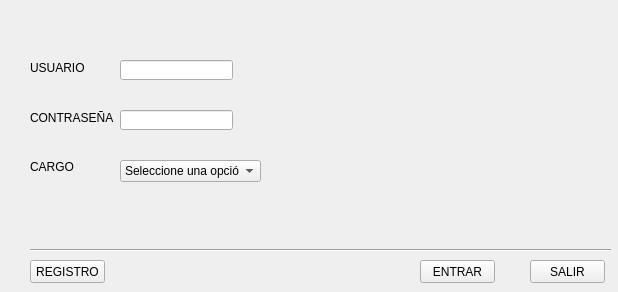
<?xml version="1.0" encoding="UTF-8"?>
<ui version="4.0">
 <class>Form</class>
 <widget class="QWidget" name="Form">
  <property name="geometry">
   <rect>
    <x>0</x>
    <y>0</y>
    <width>618</width>
    <height>292</height>
   </rect>
  </property>
  <property name="windowTitle">
   <string>Ventana de Logeo</string>
  </property>
  <widget class="QPushButton" name="btnSalir">
   <property name="geometry">
    <rect>
     <x>530</x>
     <y>260</y>
     <width>75</width>
     <height>23</height>
    </rect>
   </property>
   <property name="text">
    <string>SALIR</string>
   </property>
  </widget>
  <widget class="QPushButton" name="btnEntrar">
   <property name="geometry">
    <rect>
     <x>420</x>
     <y>260</y>
     <width>75</width>
     <height>23</height>
    </rect>
   </property>
   <property name="text">
    <string>ENTRAR</string>
   </property>
  </widget>
  <widget class="Line" name="line">
   <property name="geometry">
    <rect>
     <x>30</x>
     <y>240</y>
     <width>581</width>
     <height>20</height>
    </rect>
   </property>
   <property name="orientation">
    <enum>Qt::Horizontal</enum>
   </property>
  </widget>
  <widget class="QPushButton" name="btnRegistro">
   <property name="geometry">
    <rect>
     <x>30</x>
     <y>260</y>
     <width>75</width>
     <height>23</height>
    </rect>
   </property>
   <property name="text">
    <string>REGISTRO</string>
   </property>
  </widget>
  <widget class="QLabel" name="label">
   <property name="geometry">
    <rect>
     <x>30</x>
     <y>60</y>
     <width>61</width>
     <height>16</height>
    </rect>
   </property>
   <property name="text">
    <string>USUARIO</string>
   </property>
  </widget>
  <widget class="QLabel" name="label_2">
   <property name="geometry">
    <rect>
     <x>30</x>
     <y>110</y>
     <width>91</width>
     <height>16</height>
    </rect>
   </property>
   <property name="text">
    <string>CONTRASEÑA</string>
   </property>
  </widget>
  <widget class="QLabel" name="label_3">
   <property name="geometry">
    <rect>
     <x>30</x>
     <y>160</y>
     <width>47</width>
     <height>13</height>
    </rect>
   </property>
   <property name="text">
    <string>CARGO</string>
   </property>
  </widget>
  <widget class="QLineEdit" name="lineEdit">
   <property name="geometry">
    <rect>
     <x>120</x>
     <y>60</y>
     <width>113</width>
     <height>20</height>
    </rect>
   </property>
  </widget>
  <widget class="QLineEdit" name="lineEdit_2">
   <property name="geometry">
    <rect>
     <x>120</x>
     <y>110</y>
     <width>113</width>
     <height>20</height>
    </rect>
   </property>
   <property name="echoMode">
    <enum>QLineEdit::Password</enum>
   </property>
  </widget>
  <widget class="QComboBox" name="comboBox">
   <property name="geometry">
    <rect>
     <x>120</x>
     <y>160</y>
     <width>141</width>
     <height>22</height>
    </rect>
   </property>
   <item>
    <property name="text">
     <string>Seleccione una opción</string>
    </property>
   </item>
   <item>
    <property name="text">
     <string>Profesor</string>
    </property>
   </item>
   <item>
    <property name="text">
     <string>Alumno</string>
    </property>
   </item>
  </widget>
  <widget class="QLabel" name="label_4">
   <property name="geometry">
    <rect>
     <x>296</x>
     <y>32</y>
     <width>291</width>
     <height>181</height>
    </rect>
   </property>
   <property name="text">
    <string/>
   </property>
   <property name="pixmap">
    <pixmap>../../Primerejercicio/imagenes/logo.png</pixmap>
   </property>
  </widget>
 </widget>
 <resources/>
 <connections/>
</ui>
